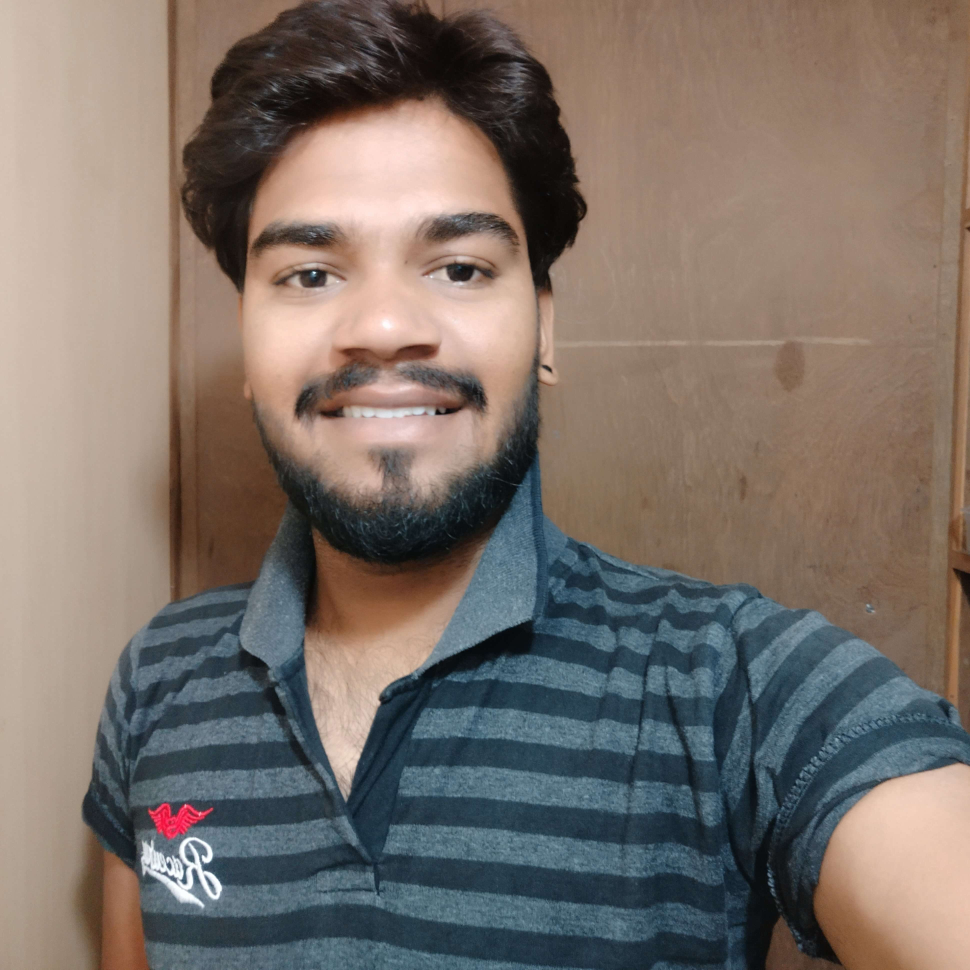
#> input picture harish.jpg, 3880 x 3880 px (shown at 1/4 size)
$ python image_transpose.py
#> lines starting #> are read from the running program, lines starting #| are printed output that depends on the picture
import cv2

img = cv2.imread("harish.jpg")
#> img is the input picture: shape (3880, 3880, 3); mean B, G, R 105.1, 112.5, 123.4
image = cv2.resize(img,(600,600))
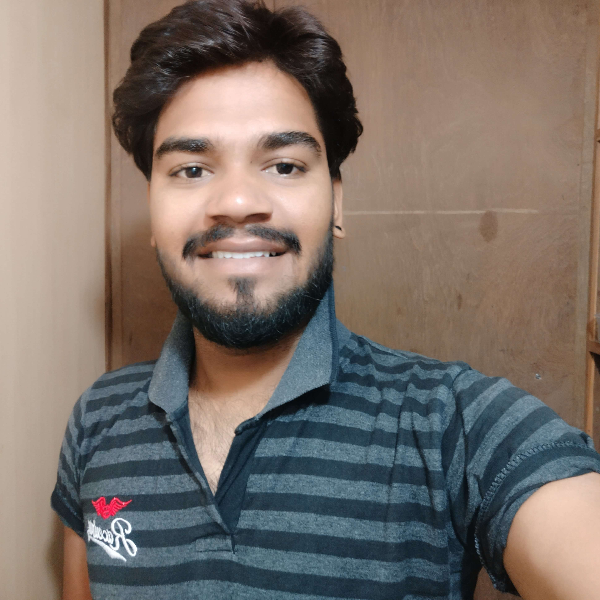
#> image: shape (600, 600, 3); mean B, G, R 105, 112.4, 123.4
rotation_image = cv2.transpose(image)
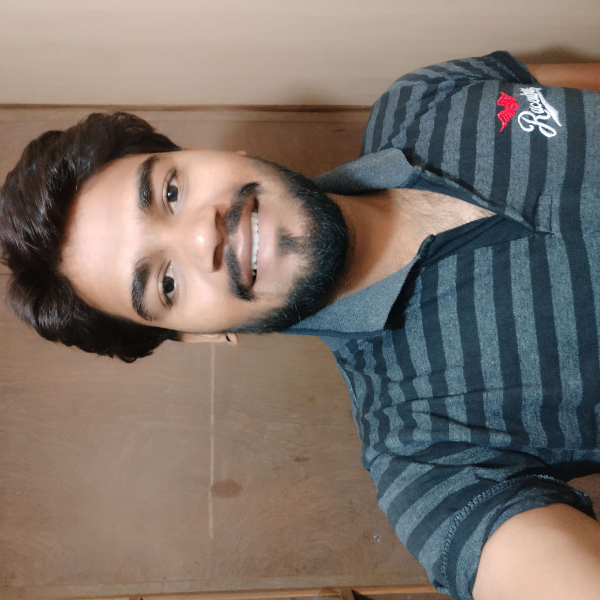
#> rotation_image: shape (600, 600, 3); mean B, G, R 105, 112.4, 123.4
cv2.imshow("Origanl image",image)
cv2.imshow("Rotation Image",rotation_image)
cv2.waitKey(0)
cv2.destroyAllWindows()
